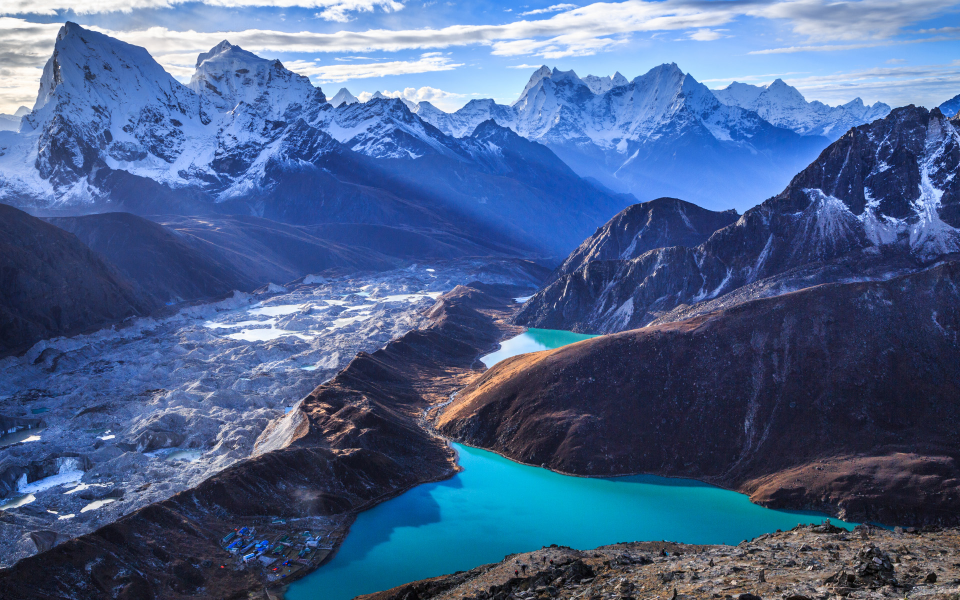
#> input picture anthropic/Coding/ImageProcessingPipeline/images/01_gettyimages-450207051_super_resized.jpg, 1920 x 1200 px (shown at 1/2 size); its folder holds only this picture in this run
$ python solution_pipeline.py
#> lines starting #> are read from the running program, lines starting #| are printed output that depends on the picture
#> (reads anthropic/Coding/ImageProcessingPipeline/pipelines.json from the repository)
import os
import json
import time
from typing import List, Any
from concurrent.futures import ProcessPoolExecutor, as_completed
import multiprocessing
from PIL import Image, ImageOps, ImageFilter

# --- Core Processing Logic (Must be picklable for Multiprocessing) ---

def apply_pipeline_to_image(img_path: str, pipeline_steps: List[dict], output_dir: str, pipeline_name: str):
    """
    Worker function to process a single (Image, Pipeline) pair.
    """
    try:
        start_time = time.time()
        img_name = os.path.splitext(os.path.basename(img_path))[0]
        ext = os.path.splitext(img_path)[1]
        ops = [step.get("transform") for step in pipeline_steps]
        ops_str = "_".join(ops)
        out_filename = f"{img_name}_{pipeline_name}_{ops_str}{ext}"
        out_path = os.path.join(output_dir, out_filename)

        print("Processing: ", img_path, os.path.basename(img_path))

        # Optimization: Don't re-process if exists (unless forced)
        # if os.path.exists(out_path): return

        with Image.open(img_path) as img:
            processed_img = img
            for step in pipeline_steps:
                op = step.get("transform")
                args = step.get("args", [])

                # --- Map Transformations ---
                if op == "grayscale":
                    processed_img = ImageOps.grayscale(processed_img)
                elif op == "flip_horizontally":
                    processed_img = ImageOps.mirror(processed_img)
                elif op == "flip_vertically":
                    processed_img = ImageOps.flip(processed_img)
                elif op == "scale":
                    factor = args[0]
                    # Pillow resize requires integer size
                    new_size = (int(processed_img.width * factor), int(processed_img.height * factor))
                    processed_img = processed_img.resize(new_size)
                elif op == "rotate":
                    processed_img = processed_img.rotate(args[0])
                elif op == "blur":
                    radius = args[0] if args else 2
                    processed_img = processed_img.filter(ImageFilter.BoxBlur(radius))
                else:
                    print(f"Unknown op: {op}")

            processed_img.save(out_path)
            # print(f"Saved {out_path} in {time.time() - start_time:.4f}s")
            return out_path

    except Exception as e:
        return f"Error: {e}"

# --- Orchestrator ---

class ImageProcessor:
    def __init__(self, output_dir: "out"):
        self.output_dir = output_dir
        if not os.path.exists(output_dir):
            os.makedirs(output_dir)
        print(f"Output directory located at: {os.path.abspath(output_dir)}")


    def run_sequential(self, images: List[str], pipelines: dict):
        print("Running Sequential...")
        start = time.time()
        for img_path in images:
            for pipe_name, steps in pipelines.items():
                apply_pipeline_to_image(img_path, steps, self.output_dir, pipe_name)
        print(f"Sequential finished in {time.time() - start:.4f}s")

    def run_parallel(self, images: List[str], pipelines: dict, max_workers=None):
        """
        Use ProcessPoolExecutor for CPU-bound image transformations.
        """
        print(f"Running Parallel with {max_workers} workers...")
        start = time.time()

        tasks = []
        with ProcessPoolExecutor(max_workers=max_workers) as executor:
            for img_path in images:
                for pipe_name, steps in pipelines.items():
                    # Submit task
                    future = executor.submit(
                        apply_pipeline_to_image,
                        img_path,
                        steps,
                        self.output_dir,
                        pipe_name
                    )
                    tasks.append(future)

            # Wait for completion
            for job in as_completed(tasks):
                res = job.result()
                if "Error" in str(res): print(res)

    def run_parallel_multiprocessing(self, images: List[str], pipelines: dict, max_workers=None):
        """
        Use multiprocessing.Pool for CPU-bound image transformations.
        """
#> called with max_workers = 10
        print(f"Running Parallel (Multiprocessing) with {max_workers} workers...")
        start = time.time()

        # Prepare arguments for starmap
        tasks = []
        for img_path in images:
            for pipe_name, steps in pipelines.items():
                tasks.append((img_path, steps, self.output_dir, pipe_name))

        with multiprocessing.Pool(processes=max_workers) as pool:
            results = pool.starmap(apply_pipeline_to_image, tasks)
#> in apply_pipeline_to_image, img is the input picture: PIL image 1920x1200 RGB; mean R, G, B 73.6, 99.1, 141.7
#> the loop in apply_pipeline_to_image, `for step in pipeline_steps:` made 2 passes
#> pass 1, in apply_pipeline_to_image, `processed_img = processed_img.resize(new_size)`:
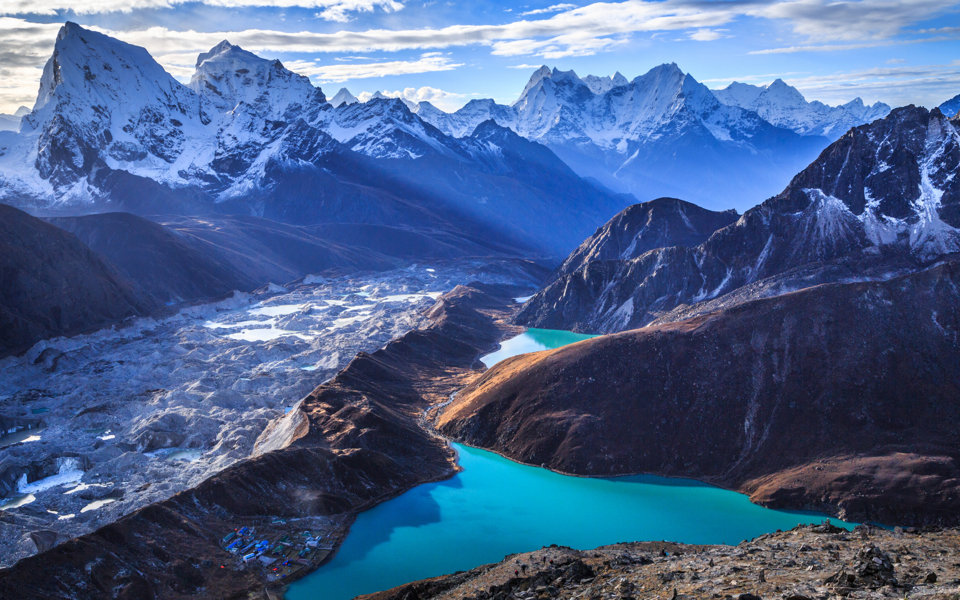
#> processed_img: PIL image 960x600 RGB; mean R, G, B 73.6, 99.1, 141.7
#> pass 2, in apply_pipeline_to_image, `processed_img = ImageOps.grayscale(processed_img)`:
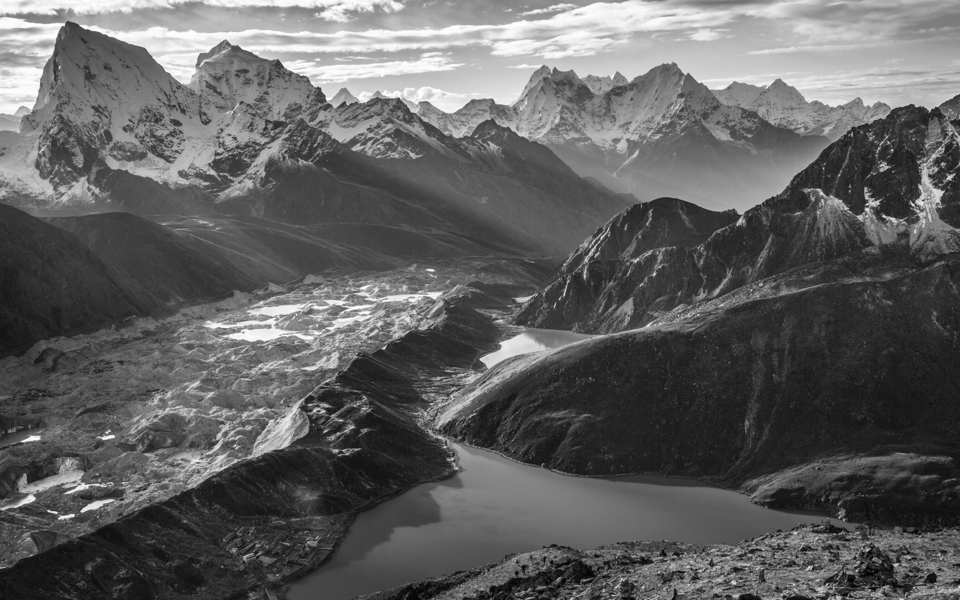
#> processed_img: PIL image 960x600 L; min 0, max 255, mean 96.3
#> the loop in apply_pipeline_to_image (call 2), `for step in pipeline_steps:` made 2 passes
#> pass 1, in apply_pipeline_to_image (call 2), `processed_img = processed_img.filter(ImageFilter.BoxBlur(radius))`:
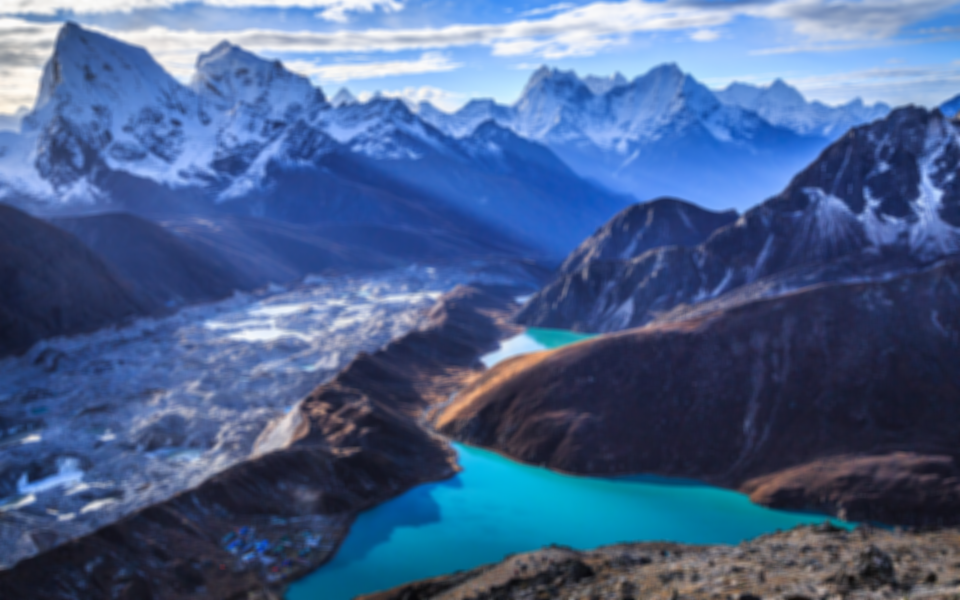
#> processed_img: PIL image 1920x1200 RGB (shown at 1/2 size); mean R, G, B 73.6, 99.1, 141.7
#> pass 2, in apply_pipeline_to_image (call 2), `processed_img = ImageOps.mirror(processed_img)`:
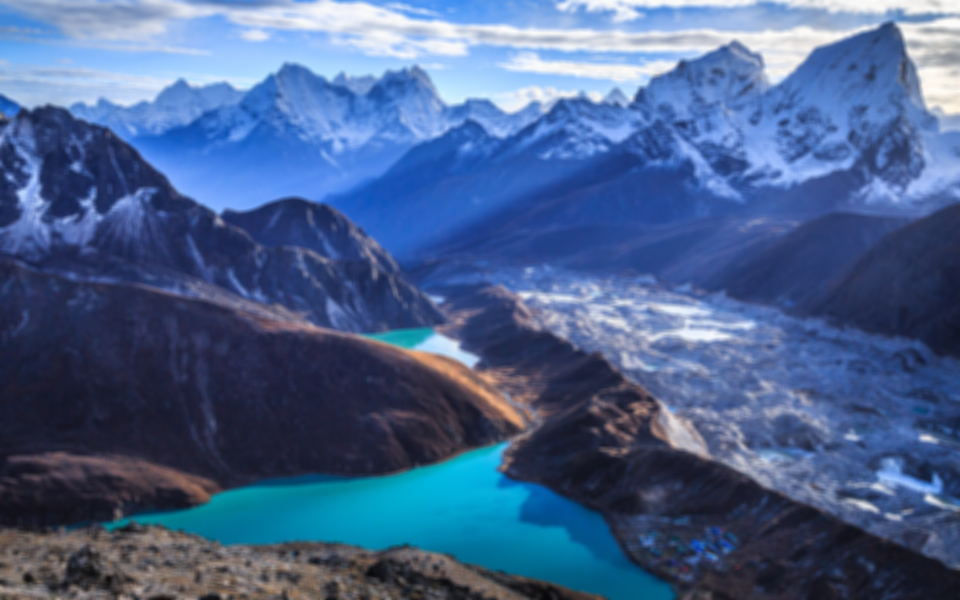
#> processed_img: PIL image 1920x1200 RGB (shown at 1/2 size); mean R, G, B 73.6, 99.1, 141.7
#> the loop in apply_pipeline_to_image (call 3), `for step in pipeline_steps:` made 2 passes
#> pass 1, in apply_pipeline_to_image (call 3), `processed_img = processed_img.rotate(args[0])`:
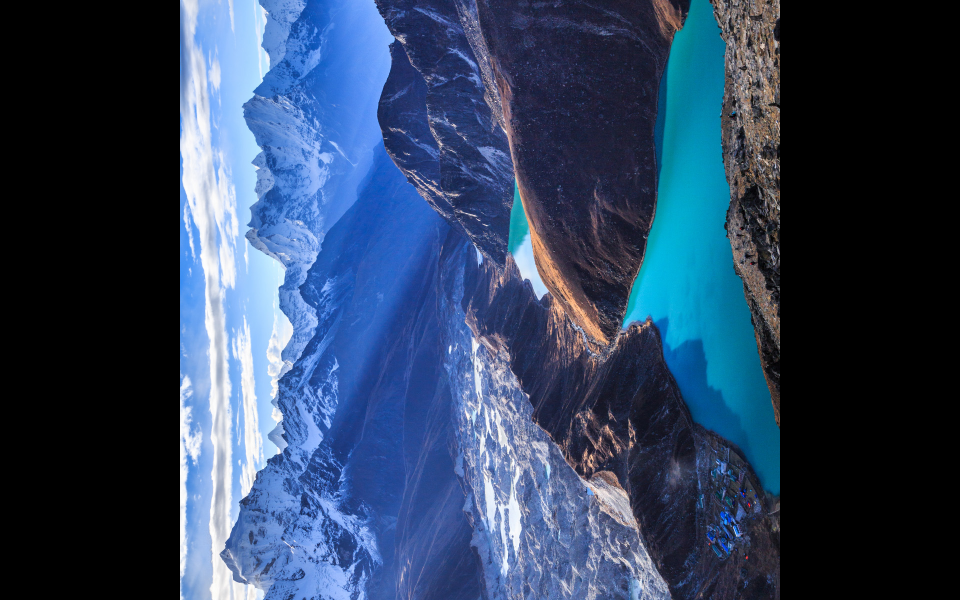
#> processed_img: PIL image 1920x1200 RGB (shown at 1/2 size); mean R, G, B 46.7, 66.2, 94.4
#> pass 2, in apply_pipeline_to_image (call 3), `processed_img = ImageOps.flip(processed_img)`:
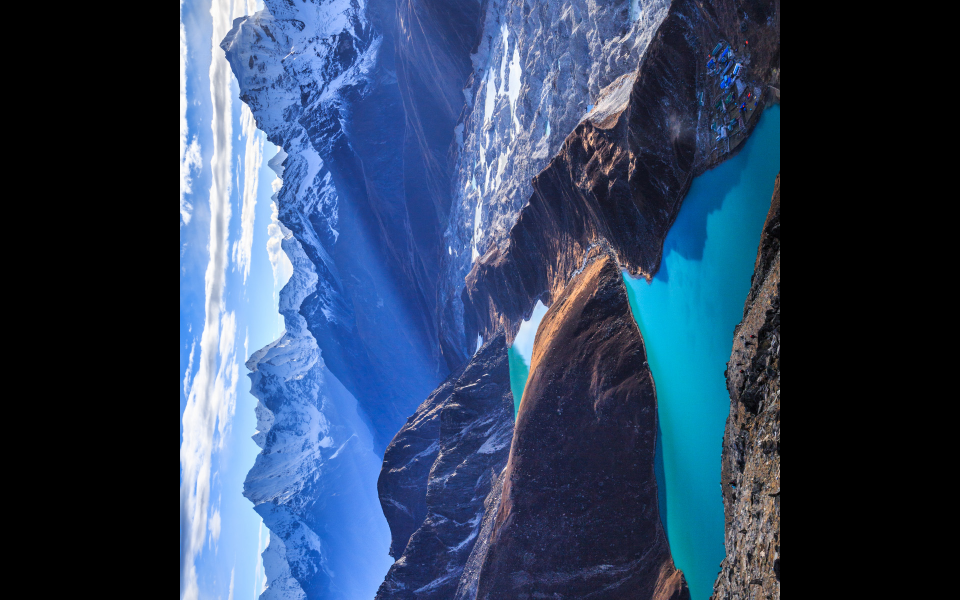
#> processed_img: PIL image 1920x1200 RGB (shown at 1/2 size); mean R, G, B 46.7, 66.2, 94.4

            for res in results:
                if "Error" in str(res): print(res)

        print(f"Parallel (Multiprocessing) finished in {time.time() - start:.4f}s")


def load_pipelines_from_json(json_path: str) -> dict:
    try:
        with open(json_path, 'r') as f:
            return json.load(f)
    except FileNotFoundError:
        print(f"Error: Pipeline config file '{json_path}' not found.")
        return {}
    except json.JSONDecodeError as e:
        print(f"Error parsing JSON: {e}")
        return {}


if __name__ == "__main__":
    input_dir = "images"
    pipeline_config_file = "pipelines.json"
    image_extensions = {".jpg", ".jpeg", ".png", ".bmp", ".gif"}

    if not os.path.exists(input_dir):
        print(f"Error: Input directory '{input_dir}' not found.")
        exit(1)

    # Get all image files from the input directory
    images = [
        os.path.join(input_dir, f)
        for f in os.listdir(input_dir)
        if os.path.splitext(f)[1].lower() in image_extensions
    ]

    if not images:
        print(f"No images found in '{input_dir}'")
        exit(0)

    print(f"Found {len(images)} images to process.")

    # Load pipelines from JSON
    pipelines = load_pipelines_from_json(pipeline_config_file)
    if not pipelines:
        print("No valid pipelines loaded. Exiting.")
        exit(1)

    processor = ImageProcessor("out")

    # processor.run_sequential(images, pipelines)
    # processor.run_parallel(images, pipelines, max_workers=10)
    processor.run_parallel_multiprocessing(images, pipelines, max_workers=10)
